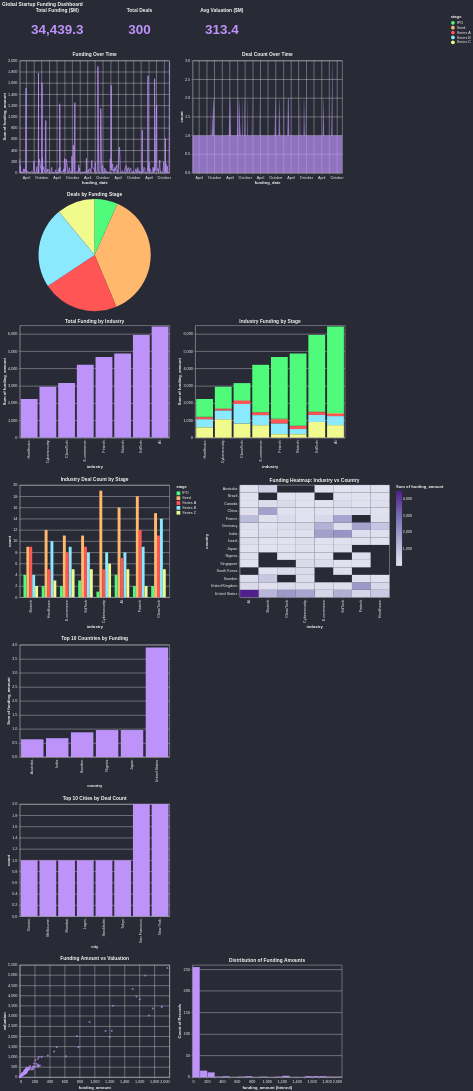

Source (Vega-Lite JSON):
### Vega-Lite specification from a JSON file in a GitHub repository (floating-point values rounded to 4 significant figures; data arrays with more than 128 entries replaced by an {"elided": "..."} marker saying what was removed)
{"$schema": "https://vega.github.io/schema/vega-lite/v6.json", "title": "Global Startup Funding Dashboard", "vconcat": [{"hconcat": [{"width": 200, "height": 80, "mark": {"type": "text", "fontSize": 36, "fontWeight": "bold", "color": "#bd93f9"}, "encoding": {"text": {"type": "quantitative", "field": "funding_amount", "aggregate": "sum", "format": ",.1f"}}, "title": "Total Funding ($M)"}, {"width": 200, "height": 80, "mark": {"type": "text", "fontSize": 36, "fontWeight": "bold", "color": "#bd93f9"}, "encoding": {"text": {"type": "quantitative", "aggregate": "count", "format": ",.0f"}}, "title": "Total Deals"}, {"width": 200, "height": 80, "mark": {"type": "text", "fontSize": 36, "fontWeight": "bold", "color": "#bd93f9"}, "encoding": {"text": {"type": "quantitative", "field": "valuation", "aggregate": "mean", "format": ",.1f"}}, "title": "Avg Valuation ($M)"}]}, {"hconcat": [{"mark": {"type": "line", "color": "#bd93f9", "interpolate": "monotone"}, "encoding": {"x": {"field": "funding_date", "type": "temporal"}, "y": {"field": "funding_amount", "type": "quantitative", "aggregate": "sum"}, "tooltip": [{"field": "funding_date", "type": "temporal"}, {"field": "funding_amount", "type": "quantitative", "aggregate": "sum"}]}, "title": "Funding Over Time", "width": 400, "height": 300}, {"mark": {"type": "area", "color": "#bd93f9", "interpolate": "monotone", "opacity": 0.7}, "encoding": {"x": {"field": "funding_date", "type": "temporal"}, "y": {"aggregate": "count", "type": "quantitative", "title": "count"}, "tooltip": [{"field": "funding_date", "type": "temporal"}, {"aggregate": "count", "type": "quantitative", "title": "count"}]}, "title": "Deal Count Over Time", "width": 400, "height": 300}]}, {"mark": "arc", "encoding": {"theta": {"aggregate": "count", "type": "quantitative", "title": "count"}, "color": {"field": "stage", "type": "nominal", "scale": {"range": ["#50fa7b", "#ffb86c", "#ff5555", "#8be9fd", "#f1fa8c"]}}, "tooltip": [{"field": "stage", "type": "nominal"}, {"aggregate": "count", "type": "quantitative", "title": "count"}]}, "title": "Deals by Funding Stage", "width": 400, "height": 300}, {"hconcat": [{"mark": {"type": "bar", "color": "#bd93f9"}, "encoding": {"x": {"field": "industry", "type": "nominal", "sort": {"encoding": "y", "order": "ascending"}}, "y": {"field": "funding_amount", "type": "quantitative", "aggregate": "sum"}, "tooltip": [{"field": "industry"}, {"field": "funding_amount", "type": "quantitative", "aggregate": "sum"}]}, "title": "Total Funding by Industry", "width": 400, "height": 300}, {"mark": "bar", "encoding": {"x": {"field": "industry", "type": "nominal", "sort": {"encoding": "y", "order": "ascending"}}, "y": {"field": "funding_amount", "type": "quantitative", "aggregate": "sum"}, "color": {"field": "stage", "type": "nominal", "scale": {"range": ["#50fa7b", "#ffb86c", "#ff5555", "#8be9fd", "#f1fa8c"]}}, "tooltip": [{"field": "industry"}, {"field": "funding_amount", "type": "quantitative", "aggregate": "sum"}, {"field": "stage"}]}, "title": "Industry Funding by Stage", "width": 400, "height": 300}]}, {"hconcat": [{"mark": "bar", "encoding": {"x": {"field": "industry", "type": "nominal", "sort": {"encoding": "y", "order": "ascending"}}, "y": {"aggregate": "count", "type": "quantitative", "title": "count"}, "xOffset": {"field": "stage", "type": "nominal"}, "color": {"field": "stage", "type": "nominal", "scale": {"range": ["#50fa7b", "#ffb86c", "#ff5555", "#8be9fd", "#f1fa8c"]}}, "tooltip": [{"field": "industry"}, {"aggregate": "count", "type": "quantitative", "title": "count"}, {"field": "stage"}]}, "title": "Industry Deal Count by Stage", "width": 400, "height": 300}, {"mark": "rect", "encoding": {"x": {"field": "industry", "type": "nominal"}, "y": {"field": "country", "type": "nominal"}, "color": {"type": "quantitative", "field": "funding_amount", "aggregate": "sum", "scale": {"scheme": "purples"}}, "tooltip": [{"field": "industry"}, {"field": "country"}, {"type": "quantitative", "field": "funding_amount", "aggregate": "sum"}]}, "title": "Funding Heatmap: Industry vs Country", "width": 400, "height": 300}]}, {"mark": {"type": "bar", "color": "#bd93f9"}, "encoding": {"x": {"field": "country", "type": "nominal", "sort": {"encoding": "y", "order": "ascending"}}, "y": {"field": "funding_amount", "type": "quantitative", "aggregate": "sum"}, "tooltip": [{"field": "country"}, {"field": "funding_amount", "type": "quantitative", "aggregate": "sum"}]}, "transform": [{"window": [{"op": "rank", "as": "_rank"}], "sort": [{"field": "funding_amount", "order": "ascending"}]}, {"filter": "datum._rank <= 10"}], "title": "Top 10 Countries by Funding", "width": 400, "height": 300}, {"mark": {"type": "bar", "color": "#bd93f9"}, "encoding": {"x": {"field": "city", "type": "nominal", "sort": {"encoding": "y", "order": "ascending"}}, "y": {"aggregate": "count", "type": "quantitative", "title": "count"}, "tooltip": [{"field": "city"}, {"aggregate": "count", "type": "quantitative", "title": "count"}]}, "transform": [{"window": [{"op": "rank", "as": "_rank"}], "sort": [{"field": "funding_amount", "order": "ascending"}]}, {"filter": "datum._rank <= 10"}], "title": "Top 10 Cities by Deal Count", "width": 400, "height": 300}, {"hconcat": [{"mark": {"type": "point", "color": "#bd93f9", "filled": true}, "encoding": {"x": {"field": "funding_amount", "type": "quantitative"}, "y": {"field": "valuation", "type": "quantitative"}, "tooltip": [{"field": "funding_amount", "type": "quantitative"}, {"field": "valuation", "type": "quantitative"}]}, "title": "Funding Amount vs Valuation", "width": 400, "height": 300}, {"mark": {"type": "bar", "color": "#bd93f9"}, "encoding": {"x": {"bin": {"maxbins": 30}, "field": "funding_amount", "type": "quantitative"}, "y": {"aggregate": "count", "type": "quantitative"}}, "title": "Distribution of Funding Amounts", "width": 400, "height": 300}]}], "config": {"range": {"category": ["#50fa7b", "#ffb86c", "#ff5555", "#8be9fd", "#f1fa8c"]}, "background": "#282a36", "title": {"color": "#f8f8f2"}, "axis": {"labelColor": "#f8f8f2", "titleColor": "#f8f8f2"}, "legend": {"labelColor": "#f8f8f2", "titleColor": "#f8f8f2"}}, "data": {"values": {"elided": "300 records"}}}
